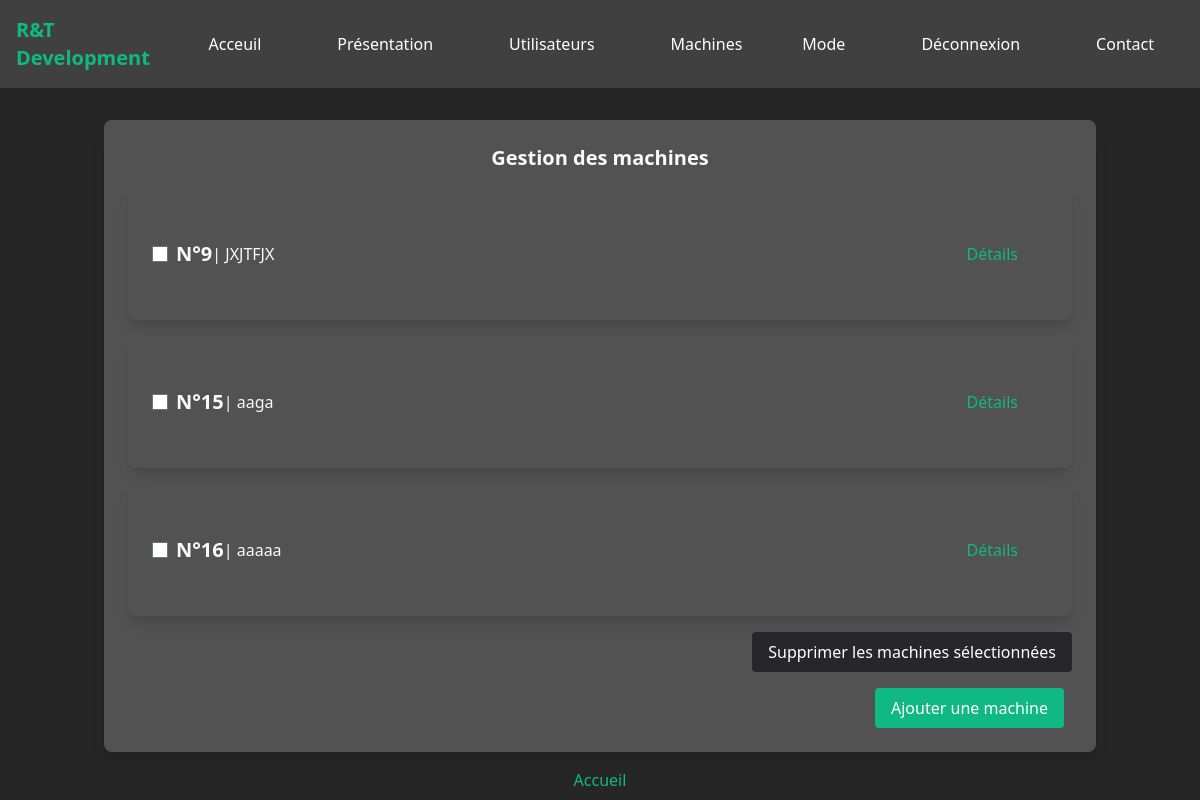
The app's page /computerApp/machines/ (signed in), older data.
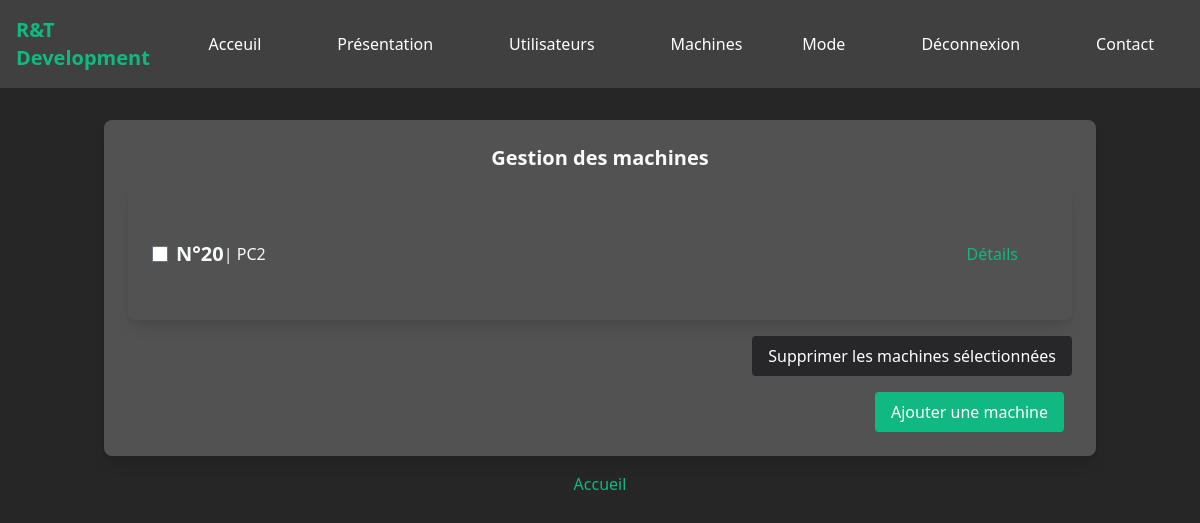
The same page, newer data.
### computerApp/models.py (models this page shows, shortened)
class Machine(models.Model):
    TYPE = (
        ('PC', ('PC - Run windows')),
        ('Mac', ('Mac - Run MacOS')),
        ('Serveur', ('Serveur - Simple Server to deploy virtual machines')),
        ('switch', ('Switch - To maintains and connect servers')),
    )
    VLAN = (
        ('Gestion',('77')),
        ('Clients',('10')),
        ('Services',('20')),
    )
    id = models.AutoField(primary_key=True, editable=False)
    nom = models.CharField(max_length = 20, default='NomParDefault')
    maintenanceDate = models.DateTimeField(auto_now_add=True)
    mach = models.CharField(max_length = 32, choices=TYPE, default='PC')
    ip = models.CharField(max_length = 32, default='127.0.0.1')
    vlan = models.CharField(max_length= 32, choices=VLAN, default='Aucun')
    maj = models.CharField(max_length= 32, default='Jamais modifié')
    user = models.CharField(max_length= 32, default='Aucun')

### computerApp/views.py (the view)
# urls.py: path('machines/', views.machine_list_view, name='machines'),
@login_required
def machine_list_view(request) :
    machines = Machine.objects.all()
    context={'machines':machines}
    return render(request,
        'machine_list.html',
        context)

### theme/context_processors.py (called while the page is built)
def theme(request):
    if 'is_dark_theme' in request.session:
        is_dark_theme = request.session.get('is_dark_theme')
        return {'is_dark_theme': is_dark_theme}
    return {'is_dark_theme': False}

### computerApp/templates/machine_list.html (shortened to what this page needs)
{% extends "index.html" %}
{% load static %}
{% block content %}
<!DOCTYPE html>
<html lang='fr'>
<head>
  <link rel="stylesheet" href="{% static 'css/styles.css' %}">
  <link href="https://cdn.jsdelivr.net/npm/tailwindcss@2.2.16/dist/tailwind.min.css" rel="stylesheet">
</head>
<body class="bg-gray-100">
  <div class="container mx-auto mt-8 px-4">
    <div class="bg-white rounded-lg shadow-lg p-6 dark:bg-neutral-600">
      <div class="flex justify-center mb-4">
        <h2 class="text-xl font-bold">Gestion des machines</h2>
      </div>
      {% if machines %}
      <form action="{% url 'del-machine' %}" method="post">
        <ul class="space-y-4">
          {% for machine in machines %}
          <li class="flex items-center bg-slate-100 rounded-lg shadow-lg p-6 dark:bg-neutral-600">
            <input class="mr-2" type="checkbox" name="selected_machine" value="{{ machine.id }}" class="mr-2 form-checkbox text-emerald-500 border-black bg-emerald-500">
            <span class="font-bold text-xl">N°{{ machine.id }} </span>| {{ machine.nom }}
            <a href="{% url 'machine-detail' machine.id %}" class="ml-auto text-emerald-500 hover:text-emerald-700 duration-300">Détails</a>
          </li>
          {% endfor %}
        </ul>
        <div class="mt-4 flex justify-end">
          <button type="submit" class="bg-zinc-800 hover:bg-zinc-950 duration-300 text-white py-2 px-4 rounded">Supprimer les machines sélectionnées</button>
        </div>
      </form>
      {% else %}
      <p class="mt-8 text-center text-gray-500 dark:text-white">Il n'y a pas de machine.</p>
      {% endif %}
      <div class="flex justify-end mt-4">
        <a href="{% url 'add-machine' %}" class="bg-emerald-500 hover:bg-emerald-700 duration-300 text-white py-2 px-4 rounded mr-2">Ajouter une machine</a>
      </div>
    </div>
  </div>
  <div class="flex justify-center mt-4">
    <button class="text-emerald-500 hover:text-emerald-700 duration-300"><a  href="{% url 'index' %}">Accueil</a></button>
  </div>
</body>
</html>
{% endblock %}

Row changes from the older to the newer data that the page shows:
removed Machine: id "9", nom "JXJTFJX"
removed Machine: id "15", nom "aaga"
removed Machine: id "16", nom "aaaaa"
added Machine: id "20", nom "PC2"
